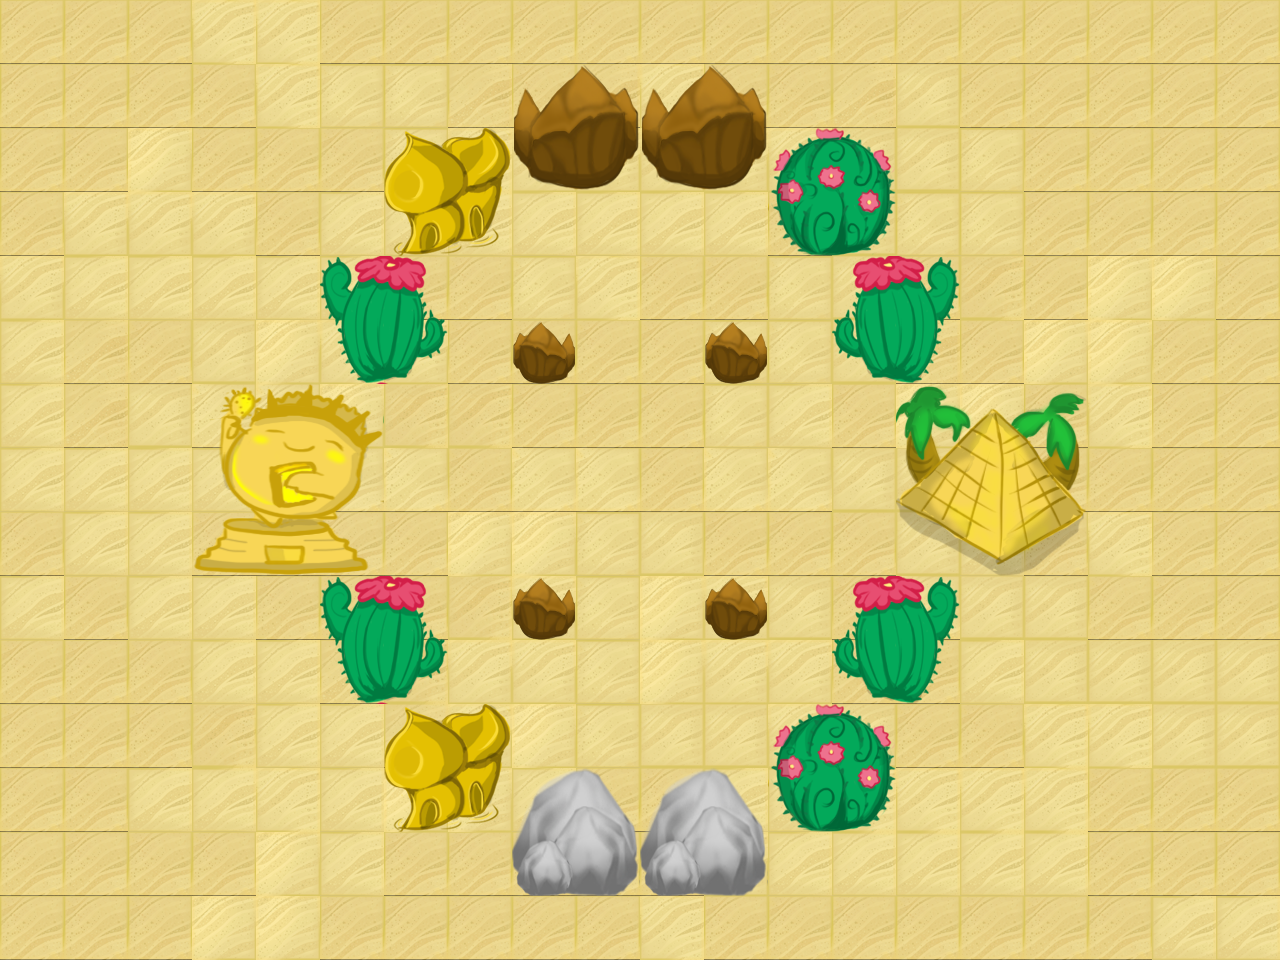

This is a level from a 2D game, rendered from its Tiled map with the project's own tilesets. A one-line summary and the map file follow, with tile-layer data summarised:
An orthogonal 20x15 tile map with 64x64 px tiles, 2 tile layers (Background, Ground) and 46 objects (43x Rock, Water, Spawn1, Spawn2).

<map version="1.0" orientation="orthogonal" renderorder="right-down" width="20" height="15" tilewidth="64" tileheight="64" nextobjectid="53">
 <tileset firstgid="1" name="desert_object" tilewidth="64" tileheight="64">
  <image source="desert_object.png" width="1280" height="640" />
 </tileset>
 <layer name="Background" width="20" height="15">
  <data>[300 cells, 300 non-empty, 10 distinct tile ids]</data>
 </layer>
 <layer name="Ground" width="20" height="15">
  <data>[300 cells, 70 non-empty, 43 distinct tile ids]</data>
 </layer>
 <objectgroup name="Rocks">
  <object id="3" name="Rock" x="768" y="128" width="64" height="64" />
  <object id="5" name="Rock" x="832" y="192" width="64" height="64" />
  <object id="6" name="Rock" x="768" y="192" width="64" height="64" />
  <object id="9" name="Rock" x="640" y="128" width="64" height="64" />
  <object id="10" name="Rock" x="704" y="128" width="64" height="64" />
  <object id="13" name="Rock" x="576" y="128" width="64" height="64" />
  <object id="14" name="Rock" x="512" y="128" width="64" height="64" />
  <object id="15" name="Rock" x="448" y="128" width="64" height="64" />
  <object id="17" name="Rock" x="384" y="192" width="64" height="64" />
  <object id="18" name="Rock" x="448" y="192" width="64" height="64" />
  <object id="19" name="Rock" x="384" y="256" width="64" height="64" />
  <object id="20" name="Rock" x="384" y="320" width="64" height="64" />
  <object id="21" name="Rock" x="320" y="320" width="64" height="64" />
  <object id="22" name="Rock" x="320" y="384" width="64" height="64" />
  <object id="23" name="Rock" x="320" y="448" width="64" height="64" />
  <object id="24" name="Rock" x="320" y="512" width="64" height="64" />
  <object id="25" name="Rock" x="320" y="576" width="64" height="64" />
  <object id="26" name="Rock" x="384" y="576" width="64" height="64" />
  <object id="27" name="Rock" x="384" y="640" width="64" height="64" />
  <object id="28" name="Rock" x="384" y="704" width="64" height="64" />
  <object id="29" name="Rock" x="448" y="704" width="64" height="64" />
  <object id="30" name="Rock" x="448" y="768" width="64" height="64" />
  <object id="31" name="Rock" x="512" y="768" width="64" height="64" />
  <object id="32" name="Rock" x="576" y="768" width="64" height="64" />
  <object id="33" name="Rock" x="640" y="768" width="64" height="64" />
  <object id="34" name="Rock" x="704" y="768" width="64" height="64" />
  <object id="35" name="Rock" x="768" y="768" width="64" height="64" />
  <object id="36" name="Rock" x="768" y="704" width="64" height="64" />
  <object id="37" name="Rock" x="832" y="704" width="64" height="64" />
  <object id="38" name="Rock" x="832" y="640" width="64" height="64" />
  <object id="39" name="Rock" x="832" y="576" width="64" height="64" />
  <object id="40" name="Rock" x="896" y="576" width="64" height="64" />
  <object id="41" name="Rock" x="896" y="512" width="64" height="64" />
  <object id="42" name="Rock" x="896" y="448" width="64" height="64" />
  <object id="43" name="Rock" x="896" y="384" width="64" height="64" />
  <object id="44" name="Rock" x="896" y="320" width="64" height="64" />
  <object id="45" name="Rock" x="832" y="320" width="64" height="64" />
  <object id="46" name="Rock" x="832" y="256" width="64" height="64" />
  <object id="47" name="Rock" x="704" y="320" width="64" height="64" />
  <object id="48" name="Rock" x="512" y="320" width="64" height="64" />
  <object id="49" name="Rock" x="512" y="576" width="64" height="64" />
  <object id="50" name="Rock" x="704" y="576" width="64" height="64" />
  <object id="52" name="Rock" x="640" y="384" width="64" height="64" />
 </objectgroup>
 <objectgroup name="Water">
  <object id="51" name="Water" x="576" y="448" width="128" height="64" />
 </objectgroup>
 <objectgroup name="Spawns">
  <object id="1" name="Spawn1" x="384" y="448" width="64" height="64">
   <properties>
    <property name="direction" value="180" />
   </properties>
   <ellipse />
  </object>
  <object id="2" name="Spawn2" x="832" y="448" width="64" height="64">
   <properties>
    <property name="direction" value="180" />
   </properties>
   <ellipse />
  </object>
 </objectgroup>
</map>
